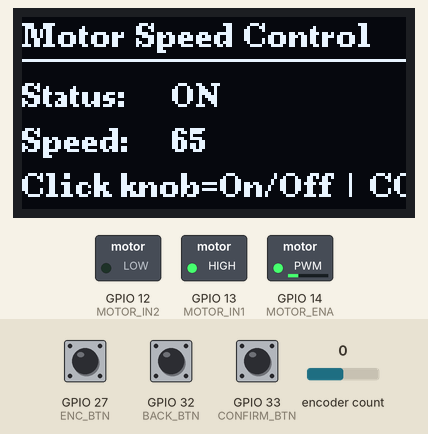
The program below on a simulated ESP32. Parts: 128×64 one-colour display, switched loads named in the program (green lamp = pin HIGH). The inputs (shaded band) are chosen by the test bench; at power-on: encoder count 0, GPIO 27 (ENC_BTN) HIGH, GPIO 33 (CONFIRM_BTN) HIGH, GPIO 32 (BACK_BTN) HIGH. What the program prints to the serial monitor is not drawn.

Above: at 1.2 s.
1.3 s: encoder count set to -1
At 2.0 s:
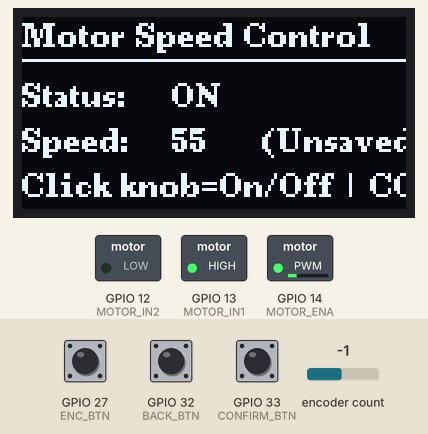
2.8 s: GPIO 27 (ENC_BTN) pulled LOW for 0.15 s
At 3.7 s:
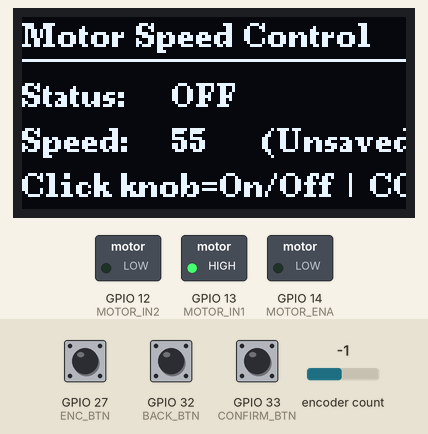
4.5 s: GPIO 33 (CONFIRM_BTN) pulled LOW for 0.15 s
At 5.9 s:
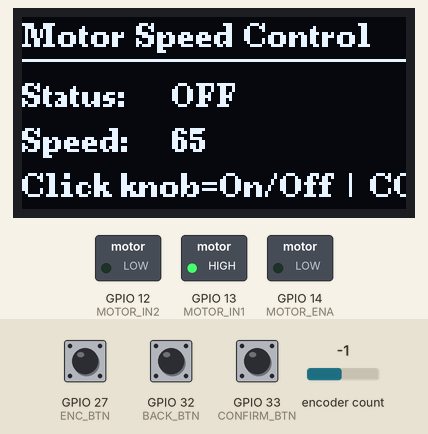
6.2 s: encoder count set to 0
At 6.8 s:
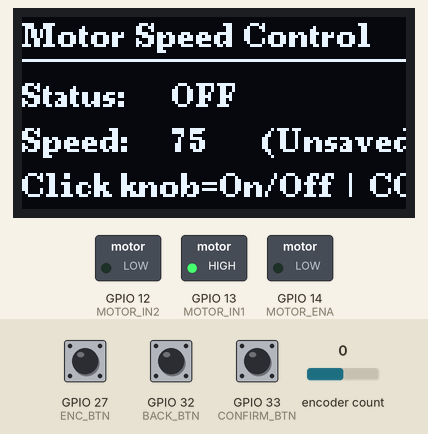
7.7 s: GPIO 32 (BACK_BTN) pulled LOW for 1 s
At 9.5 s:
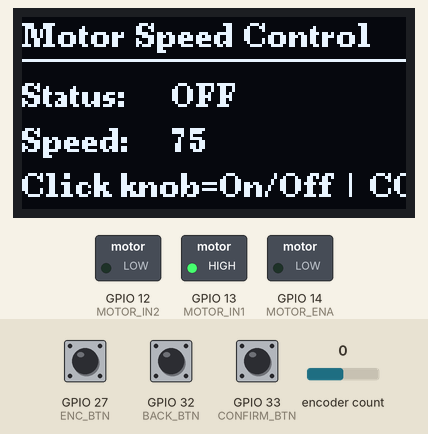
10.2 s: GPIO 32 (BACK_BTN) pulled LOW for 0.15 s
At 11.2 s:
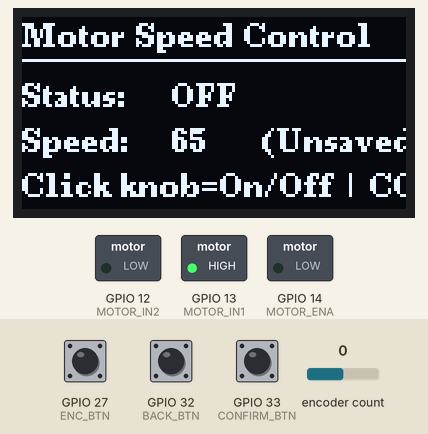
Timing chart, 0 to 12.9 s (numbered marks = the images above; inputs shaded):
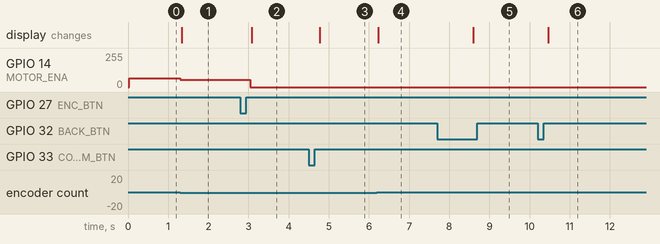

Measured:
- after the input at 1.3 s, GPIO 14 (MOTOR_ENA): 65/255 → 55/255 at once; the display: changes at once (image 1)
- after the input at 2.8 s, GPIO 14 (MOTOR_ENA): 55/255 → 0/255 after 0.25 s; the display: changes after 0.28 s (image 2)
- after the input at 4.5 s, the display: changes after 0.28 s (image 3)
- after the input at 6.2 s, the display: changes at once (image 4)
- after the input at 7.7 s, the display: changes after 0.89 s (image 5)
- after the input at 10.2 s, the display: changes after 0.27 s (image 6)

The program:

main.cpp
```cpp
#include <Arduino.h>
#include <Wire.h>
#include <U8g2lib.h>
#include <RotaryEncoder.h>
#include <OneButton.h>

// --- Pin Definitions ---

// L298N Motor Driver Pins
const int MOTOR_IN1 = 13;
const int MOTOR_IN2 = 12;
const int MOTOR_ENA = 14;

// SH1106 OLED & Encoder Module Pins
const int OLED_SCL = 22;
const int OLED_SDA = 21;
const int ENC_A = 25;
const int ENC_B = 26;
const int ENC_BTN = 27;
const int BACK_BTN = 32;
const int CONFIRM_BTN = 33;

// --- PWM Configuration ---
const int PWM_CHANNEL = 0;
const int PWM_FREQUENCY = 5000;
const int PWM_RESOLUTION = 8; // 0-255

// --- Global Variables ---
int motorSpeed = 65; // Current PWM value (0-255)
int savedSpeed = 65; // Speed that is "confirmed"
bool motorRunning = true;
const int MIN_SPEED = 0;
const int MAX_SPEED = 255;

// --- Object Declarations ---

// Onboard OLED (SSD1306 or SH1106)
// Example: onboard SSD1306 at 0x3C, external SH1106 at 0x3C or 0x3D
#include <U8g2lib.h>
U8G2_SH1106_128X64_NONAME_F_HW_I2C sh1106_u8g2(U8G2_R0, /* reset=*/ U8X8_PIN_NONE); // External SH1106
// U8G2_SSD1306_128X64_NONAME_F_HW_I2C onboard_u8g2(U8G2_R0, /* reset=*/ U8X8_PIN_NONE); // Onboard OLED (change type if needed)

// Rotary Encoder
RotaryEncoder encoder(ENC_A, ENC_B, RotaryEncoder::LatchMode::FOUR0);

// Buttons
OneButton encoderButton(ENC_BTN, true); // 'true' for active low
OneButton backButton(BACK_BTN, true);
OneButton confirmButton(CONFIRM_BTN, true);

// --- Function Prototypes ---
void drawOnboardScreen();
void drawSH1106Screen();
void updateMotor();
void checkEncoder();
void handleEncoderClick();
void handleBackClick();
void handleConfirmClick();
void handleLongPressConfirm();

unsigned long totalRunTimeMs = 0;
unsigned long lastRunUpdate = 0;

void setup() {
  // Enable internal pull-ups for rotary encoder pins
  pinMode(ENC_A, INPUT_PULLUP);
  pinMode(ENC_B, INPUT_PULLUP);
  Serial.begin(115200);
  Serial.println("Motor Controller with OLED Initializing...");

  // Motor Pin Setup
  pinMode(MOTOR_IN1, OUTPUT);
  pinMode(MOTOR_IN2, OUTPUT);
  digitalWrite(MOTOR_IN1, HIGH); // Set direction forward
  digitalWrite(MOTOR_IN2, LOW);

  // PWM Setup
  ledcSetup(PWM_CHANNEL, PWM_FREQUENCY, PWM_RESOLUTION);
  ledcAttachPin(MOTOR_ENA, PWM_CHANNEL);

  // I2C and Display Setup
  Wire.begin(OLED_SDA, OLED_SCL);
  // Removed onboard OLED initialization
  if (!sh1106_u8g2.begin()) {
    Serial.println("SH1106 OLED init failed!");
    while (1);
  }
  sh1106_u8g2.setFont(u8g2_font_ncenB08_tr);

  // Button Setup
  encoderButton.attachClick(handleEncoderClick);
  backButton.attachClick(handleConfirmClick); // Now increases speed
  confirmButton.attachClick(handleBackClick); // Now decreases speed
  backButton.attachLongPressStart(handleLongPressConfirm);
  confirmButton.attachLongPressStart(handleLongPressConfirm);

  // Initial State
  updateMotor();
  // Removed drawOnboardScreen call
  drawSH1106Screen();

  Serial.println("Initialization complete.");
}

void loop() {
  // Check for inputs
  checkEncoder();
  encoderButton.tick();
  backButton.tick();
  confirmButton.tick();

  // Update running time if motor is running
  if (motorRunning) {
    unsigned long now = millis();
    if (lastRunUpdate == 0) lastRunUpdate = now;
    totalRunTimeMs += (now - lastRunUpdate);
    lastRunUpdate = now;
  } else {
    lastRunUpdate = millis();
  }

  // Removed drawOnboardScreen call
  drawSH1106Screen();
  // Removed delay for maximum encoder polling frequency
}

// --- Core Functions ---

// Removed drawOnboardScreen function

void drawSH1106Screen() {
  sh1106_u8g2.clearBuffer();
  sh1106_u8g2.drawStr(0, 10, "Motor Speed Control");
  sh1106_u8g2.drawHLine(0, 14, 128);

  // Motor Status
  sh1106_u8g2.drawStr(0, 30, "Status:");
  sh1106_u8g2.drawStr(50, 30, motorRunning ? "ON" : "OFF");

  // Speed Value
  sh1106_u8g2.drawStr(0, 45, "Speed:");
  char speedStr[5];
  sprintf(speedStr, "%d", motorSpeed);
  sh1106_u8g2.drawStr(50, 45, speedStr);

  // Display saved speed if different
  if (motorSpeed != savedSpeed) {
    sh1106_u8g2.drawStr(80, 45, "(Unsaved)");
  }

  // Instructions
  sh1106_u8g2.drawStr(0, 60, "Click knob=On/Off | CON=Save");

  sh1106_u8g2.sendBuffer();
}

void updateMotor() {
  if (motorRunning) {
    ledcWrite(PWM_CHANNEL, motorSpeed);
    Serial.print("[DEBUG] ledcWrite PWM_CHANNEL: ");
    Serial.print(PWM_CHANNEL);
    Serial.print(", motorSpeed: ");
    Serial.println(motorSpeed);
  } else {
    ledcWrite(PWM_CHANNEL, 0);
    Serial.print("[DEBUG] ledcWrite PWM_CHANNEL: ");
    Serial.print(PWM_CHANNEL);
    Serial.println(", motorSpeed: 0 (OFF)");
  }
  Serial.print("Motor state: ");
  Serial.print(motorRunning ? "ON" : "OFF");
  Serial.print(", Speed PWM: ");
  Serial.println(motorSpeed);
  Serial.print("[DEBUG] MOTOR_IN1: ");
  Serial.print(digitalRead(MOTOR_IN1));
  Serial.print(", MOTOR_IN2: ");
  Serial.println(digitalRead(MOTOR_IN2));
}

// --- Input Handling ---

void checkEncoder() {
  static int lastPos = 0;
  static unsigned long lastChange = 0;
  const unsigned long debounceMs = 5; // 5ms debounce
  encoder.tick();
  int newPos = encoder.getPosition();

  if (newPos != lastPos) {
    unsigned long now = millis();
    if (now - lastChange > debounceMs) {
      if (newPos > lastPos) {
        motorSpeed = min(motorSpeed + 10, MAX_SPEED);
      } else {
        motorSpeed = max(motorSpeed - 10, MIN_SPEED);
      }
      lastPos = newPos;
      lastChange = now;
      updateMotor(); // Update motor speed immediately on change
      Serial.print("Encoder position: ");
      Serial.print(newPos);
      Serial.print(" | Motor speed: ");
      Serial.println(motorSpeed);
    }
  }
}

void handleEncoderClick() {
  motorRunning = !motorRunning; // Toggle motor state
  Serial.println("Encoder button clicked. Toggling motor.");
  updateMotor();
}

void handleBackClick() {
  // Increase speed
  motorSpeed = min(motorSpeed + 10, MAX_SPEED);
  Serial.println("Back button clicked. Speed increased.");
  updateMotor();
}

void handleConfirmClick() {
  // Decrease speed
  motorSpeed = max(motorSpeed - 10, MIN_SPEED);
  Serial.println("Confirm button clicked. Speed decreased.");
  updateMotor();
}

void handleLongPressConfirm() {
  // Save the current speed
  savedSpeed = motorSpeed;
  Serial.println("Long press: Speed confirmed and saved.");
  // You could also save this to EEPROM/Preferences for persistence
}
```
